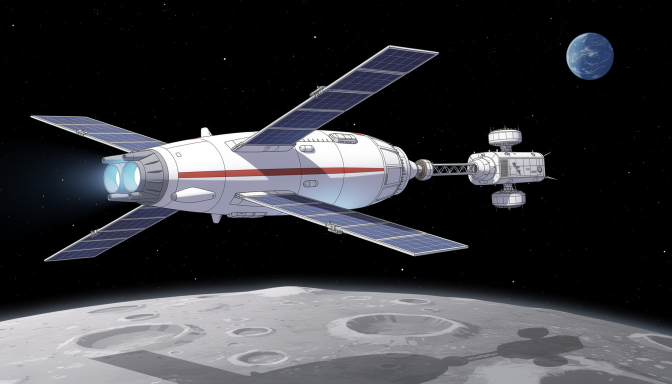
#> input picture assets/gen/ok_space_ship_0.jpg, 1344 x 768 px (shown at 1/2 size); the run also reads 1 picture not shown here
$ python _p8v3_sheet.py
#> lines starting #> are read from the running program, lines starting #| are printed output that depends on the picture
# -*- coding: utf-8 -*-
"""Лист Ивану: кадр p8 v3 — межпланетный корабль в сцепке со спускаемым модулем."""
import os
from PIL import Image, ImageDraw, ImageFont

HERE = os.path.dirname(os.path.abspath(__file__))
G = os.path.join(HERE, "assets", "gen")
S = os.path.join(HERE, "_sat")
os.makedirs(S, exist_ok=True)

try:
    f = ImageFont.truetype("/usr/share/fonts/truetype/dejavu/DejaVuSans-Bold.ttf", 26)
    fl = ImageFont.truetype("/usr/share/fonts/truetype/dejavu/DejaVuSans.ttf", 18)
except Exception:
    f = fl = ImageFont.load_default()

A = os.path.join(G, "prolog_p8v3_a__gpt-image-2_0.png")
B = os.path.join(G, "prolog_p8v3_b__gpt-image-2_0.png")
V2 = os.path.join(G, "prolog_p8v2_a__gpt-image-2_0.png")
REF = os.path.join(G, "ok_space_ship_0.jpg")

items = [
    ("референс из тизера — межпланетный корабль (дизайн берём отсюда)", REF),
    ("БЫЛО (v2) — только посадочный модуль", V2),
    ("A — корабль по диагонали в шахте, стык со спускаемым модулем ближе к верху", A),
    ("B — камера у воды: корпус уходит в темноту, модуль в сцепке", B),
]

cw, pad, top, lab = 1200, 16, 60, 30
first = Image.open(items[0][1])
#> first is the input picture: PIL image 1344x768 RGB; mean R, G, B 56.3, 56.7, 61
ch = int(round(cw * first.size[1] / first.size[0]))
#> ch = 686
W = cw + 2 * pad
H = top + len(items) * (ch + lab + pad) + pad
#> H = 3004
cv = Image.new("RGB", (W, H), (14, 16, 22))
d = ImageDraw.Draw(cv)
d.text((pad, 18), "Зарянка · кадр p8 v3 «гидролаборатория» — межпланетный корабль + модуль",
       fill=(240, 240, 245), font=f)
y = top
for labt, p in items:
    im = Image.open(p).convert("RGB").resize((cw, ch), Image.LANCZOS)
    cv.paste(im, (pad, y))
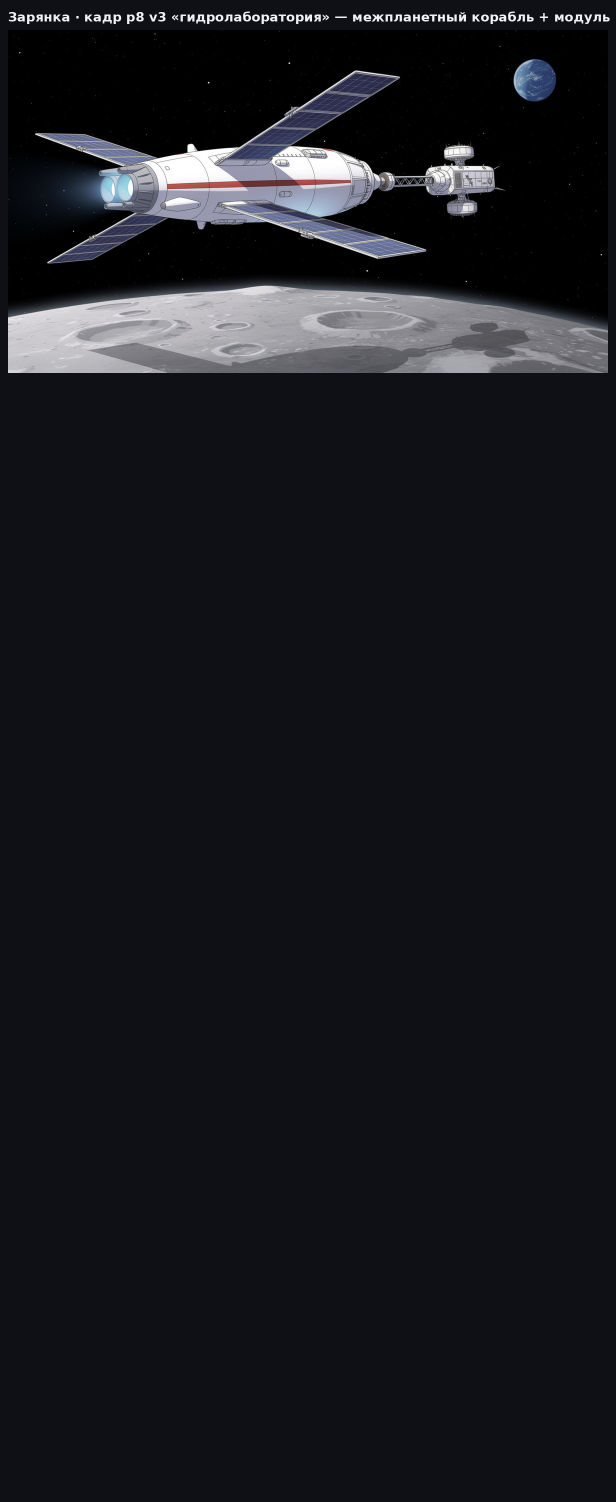
#> cv: PIL image 1232x3004 RGB (shown at 1/2 size); mean R, G, B 24, 25.6, 31.2
    d.rectangle([pad, y, pad + cw - 1, y + ch - 1], outline=(48, 52, 64))
    d.text((pad, y + ch + 6), labt, fill=(212, 216, 224), font=fl)
    y += ch + lab + pad
#> y = 792
#> pass 2 of the loop `for labt, p in items:`:
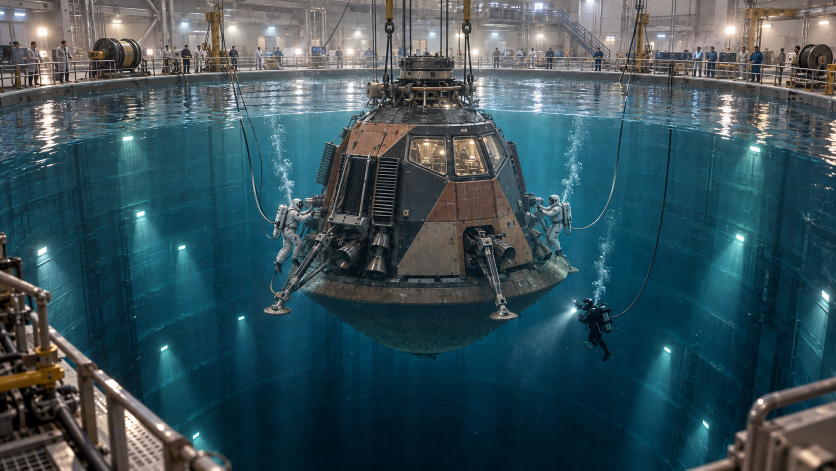
#> input picture assets/gen/prolog_p8v2_a__gpt-image-2_0.png, 1672 x 941 px (shown at 1/2 size)
#> pass 3 of the loop `for labt, p in items:`:
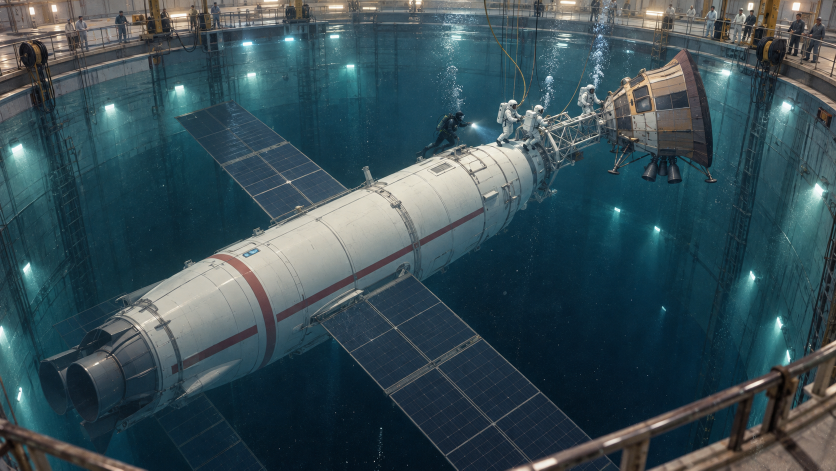
#> input picture assets/gen/prolog_p8v3_a__gpt-image-2_0.png, 1672 x 941 px (shown at 1/2 size)
#> `im = Image.open(p).convert("RGB").resize((cw, ch), Image.LANCZOS)`:
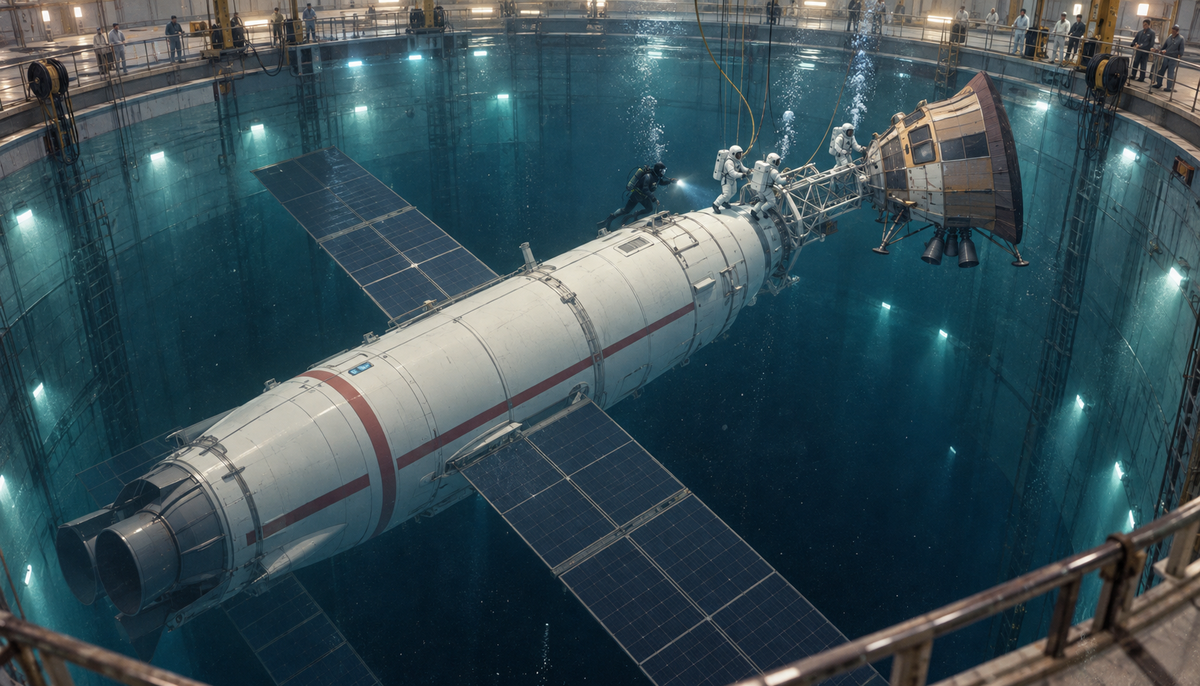
#> im: PIL image 1200x686 RGB; mean R, G, B 56.3, 77.6, 84.7
#> `cv.paste(im, (pad, y))`:
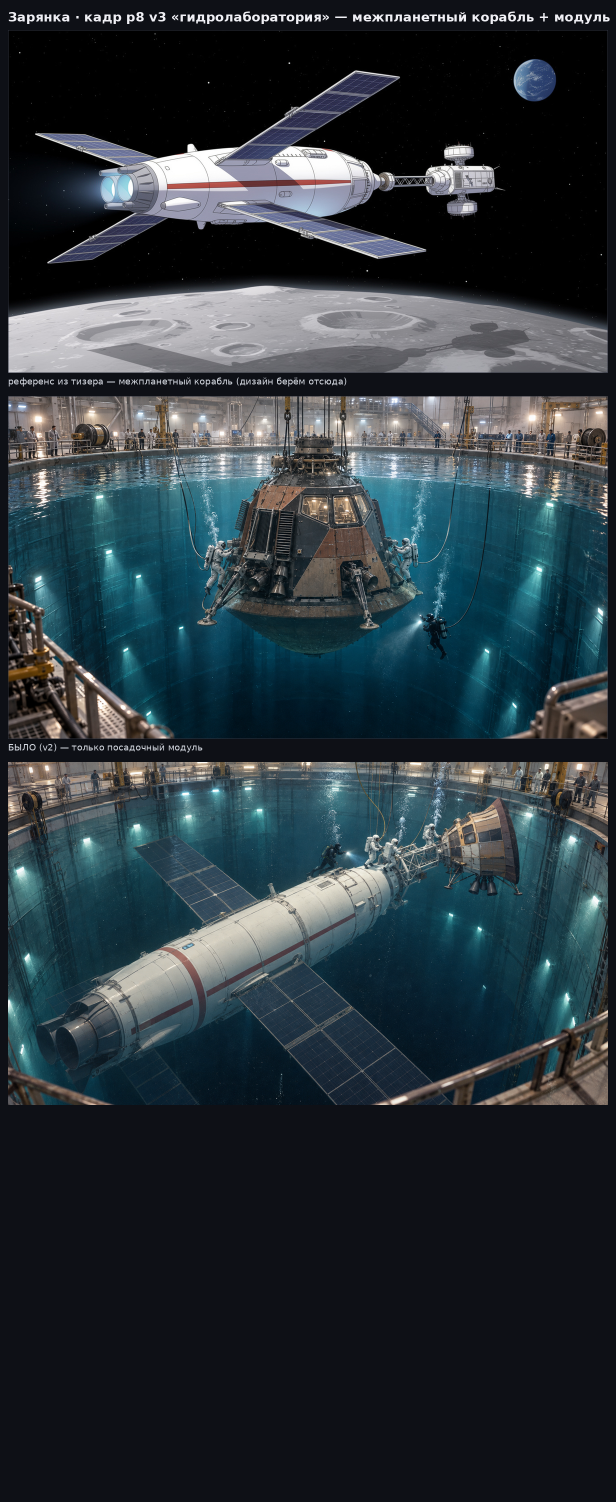
#> cv: PIL image 1232x3004 RGB (shown at 1/2 size); mean R, G, B 43, 53.9, 60.2
#> the loop made 4 passes; the first 3 are shown
out = os.path.join(S, "sheet_p8v3.png")
cv.save(out)
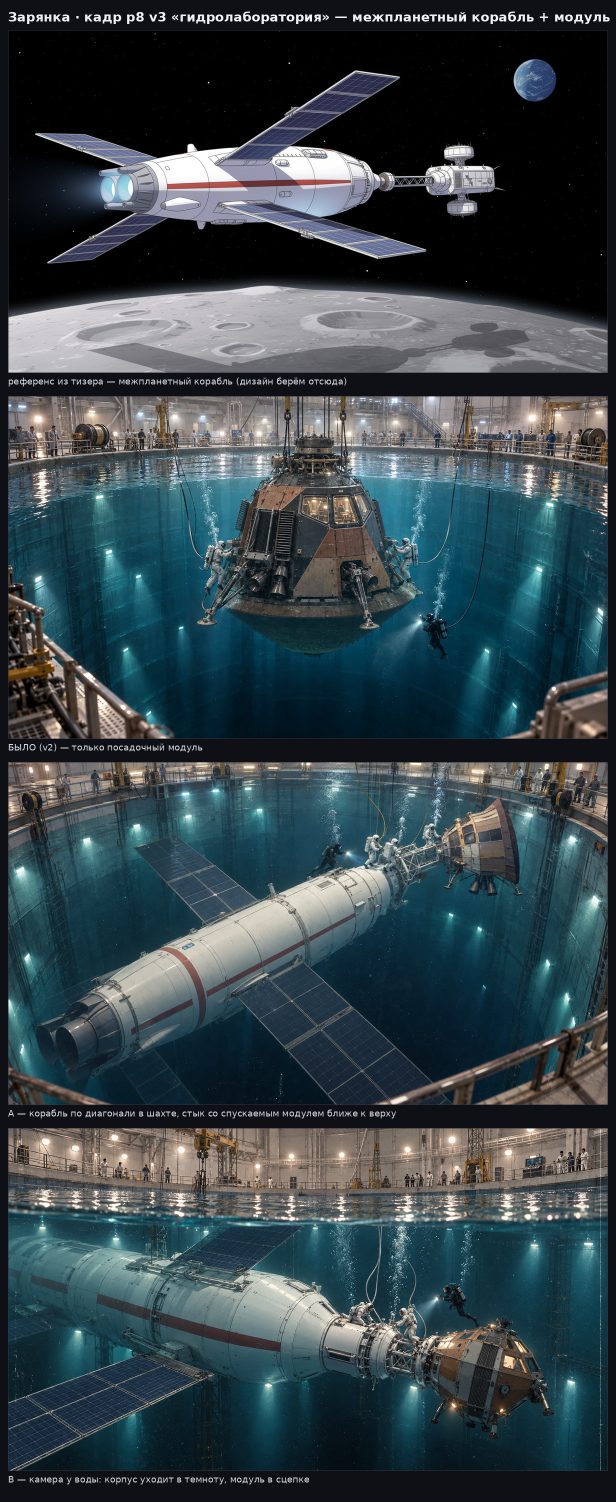
#> saved as sheet_p8v3.png: PIL image 1232x3004 RGB (shown at 1/2 size); mean R, G, B 54.3, 68.8, 74.6
print("saved", out, cv.size)
#| saved _sat/sheet_p8v3.png (1232, 3004)

# кропы стыковочного узла и корпуса в нативном разрешении (буквы/эмблемы + масштаб)
crops = []
for tag, p, box in (("A", A, (0.10, 0.10, 0.72, 0.85)),
                    ("B", B, (0.18, 0.35, 0.95, 0.99))):
    im = Image.open(p).convert("RGB")
#> im is the input picture: PIL image 1672x941 RGB; mean R, G, B 56.3, 77.6, 84.7
    w, h = im.size
#> w = 1672; h = 941
    crops.append((tag + " · натив", im.crop((int(w * box[0]), int(h * box[1]),
                                            int(w * box[2]), int(h * box[3])))))
#> pass 2 of the loop `for tag, p, box in (("A", A, (0.10, 0.10, 0.72, 0.85)),`:
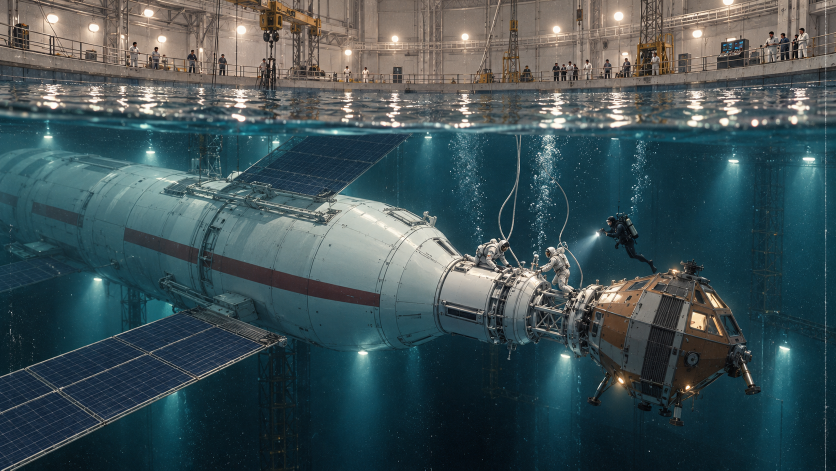
#> input picture assets/gen/prolog_p8v3_b__gpt-image-2_0.png, 1672 x 941 px (shown at 1/2 size)
#> im is the input picture: PIL image 1672x941 RGB; mean R, G, B 63.8, 81.7, 85.5

cw2 = 1150
H2 = top + sum(int(round(cw2 * c.size[1] / c.size[0])) + lab + pad for _, c in crops) + pad
#> H2 = 1489
cv2 = Image.new("RGB", (cw2 + 2 * pad, H2), (14, 16, 22))
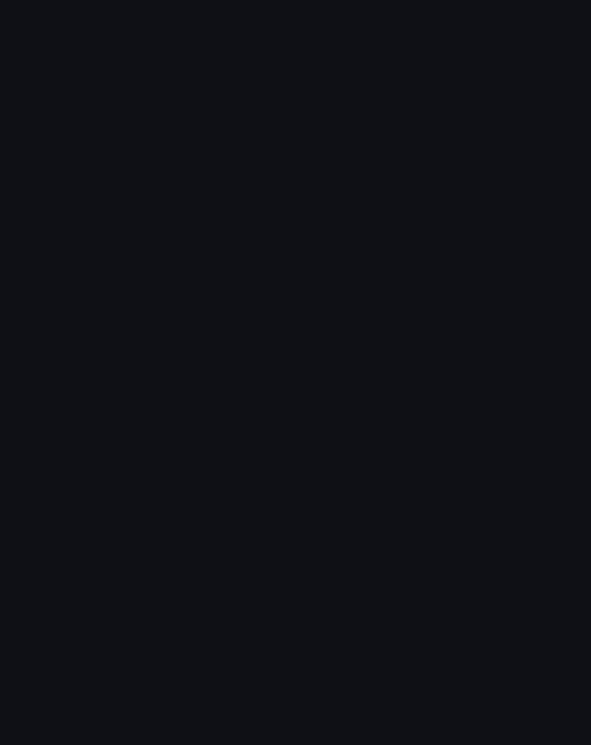
#> cv2: PIL image 1182x1489 RGB (shown at 1/2 size); mean R, G, B 14, 16, 22
d2 = ImageDraw.Draw(cv2)
d2.text((pad, 18), "p8 v3 · детали в нативном разрешении (буквы, стык, масштаб)",
        fill=(240, 240, 245), font=f)
y = top
for labt, c in crops:
    ch2 = int(round(cw2 * c.size[1] / c.size[0]))
    c = c.resize((cw2, ch2), Image.LANCZOS)
    cv2.paste(c, (pad, y))
    d2.rectangle([pad, y, pad + cw2 - 1, y + ch2 - 1], outline=(48, 52, 64))
    d2.text((pad, y + ch2 + 6), labt, fill=(212, 216, 224), font=fl)
    y += ch2 + lab + pad
#> this loop made 2 passes
#> (labt, ch2, y) on passes 1 to 2: ('A · натив', 783, 889), ('B · натив', 538, 1473)
#> pass 1, `c = c.resize((cw2, ch2), Image.LANCZOS)`:
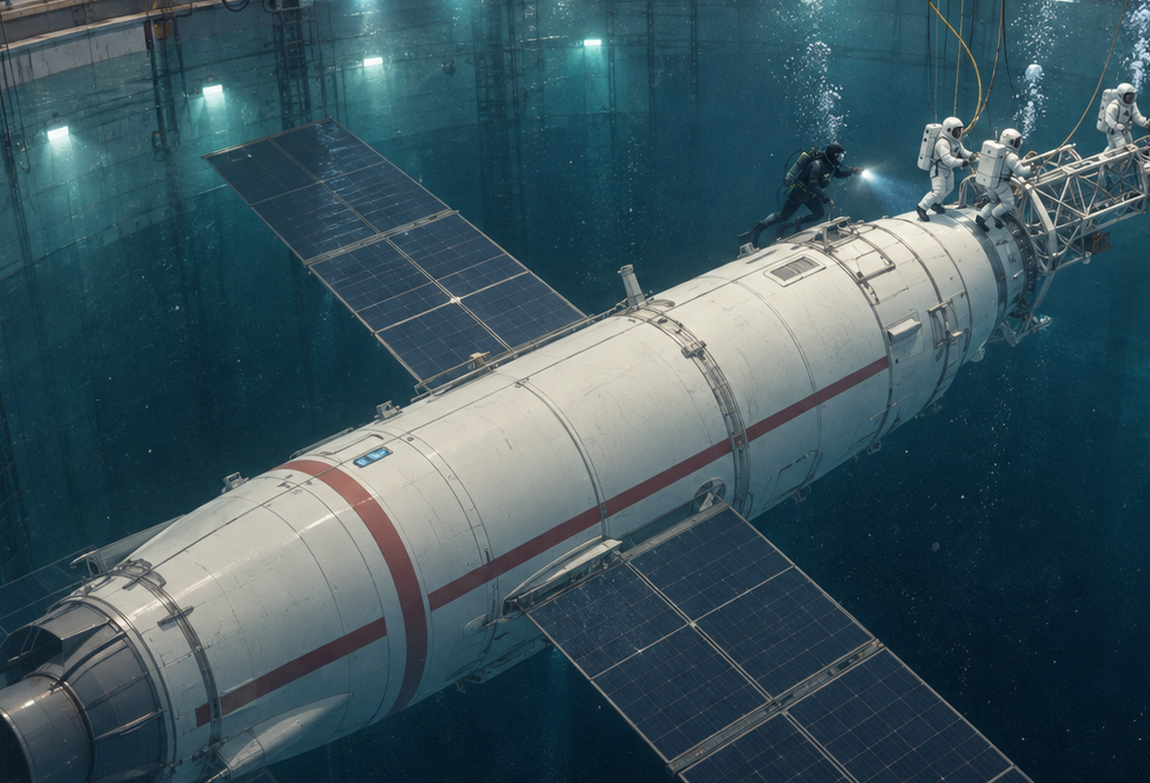
#> c: PIL image 1150x783 RGB; mean R, G, B 60.5, 84.6, 93.3
#> pass 2, `c = c.resize((cw2, ch2), Image.LANCZOS)`:
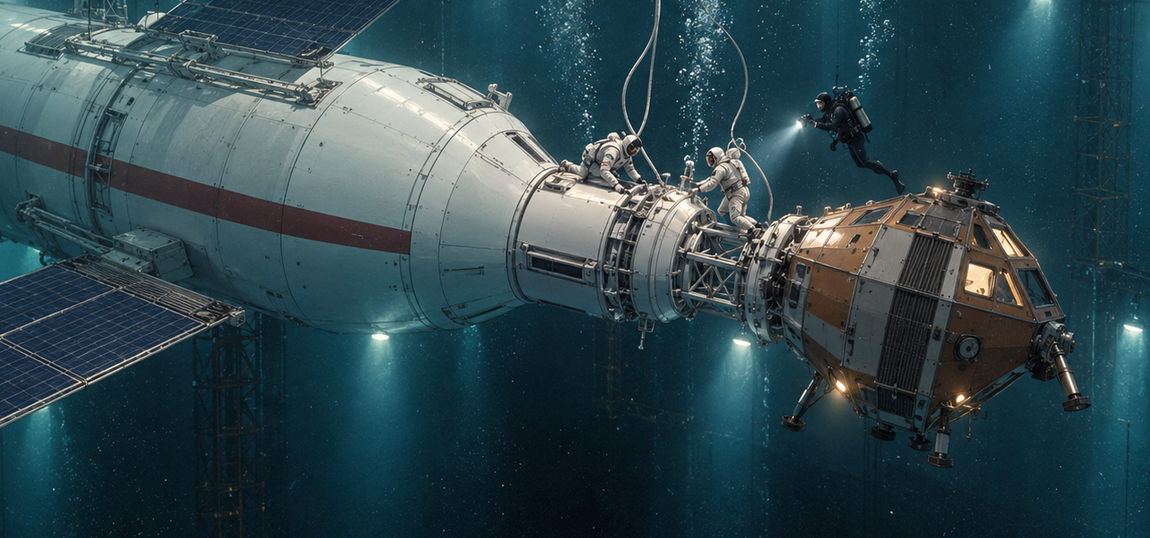
#> c: PIL image 1150x538 RGB; mean R, G, B 46.6, 70.7, 77.4
#> after the loop:
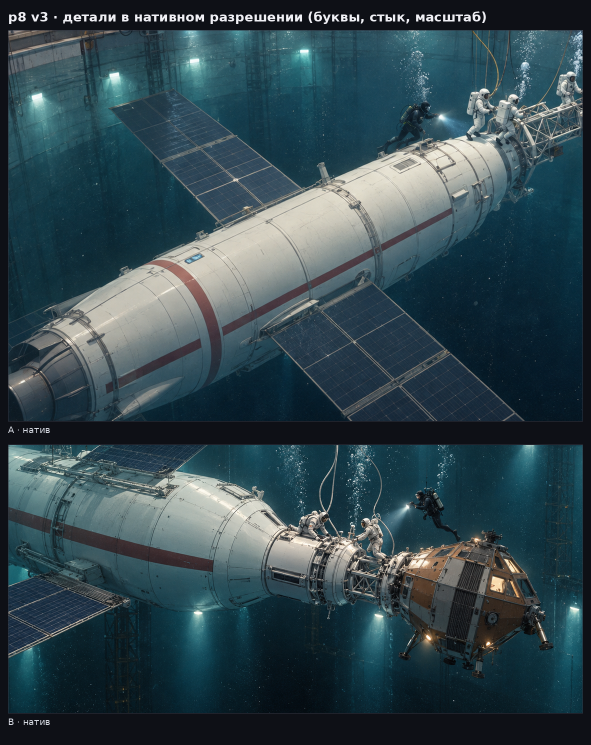
#> cv2: PIL image 1182x1489 RGB (shown at 1/2 size); mean R, G, B 50.3, 71.2, 78.9
#> after the loop, y = 1473
out2 = os.path.join(S, "sheet_p8v3_detail.png")
cv2.save(out2)
print("saved", out2, cv2.size)
#| saved _sat/sheet_p8v3_detail.png (1182, 1489)

for src, dst, w2 in ((out, "sheet_p8v3_small.jpg", 900),
                     (out2, "sheet_p8v3_detail_small.jpg", 900)):
    im = Image.open(src).convert("RGB")
    im = im.resize((w2, int(round(w2 * im.size[1] / im.size[0]))), Image.LANCZOS)
#> im: PIL image 900x2194 RGB
    p = os.path.join(S, dst)
    im.save(p, quality=88)
    print("saved", p, im.size)
#| saved _sat/sheet_p8v3_small.jpg (900, 2194)
#> pass 2 of the loop `for src, dst, w2 in ((out, "sheet_p8v3_small.jpg", 900),`:
#> `im = im.resize((w2, int(round(w2 * im.size[1] / im.size[0]))), Image.L..`:
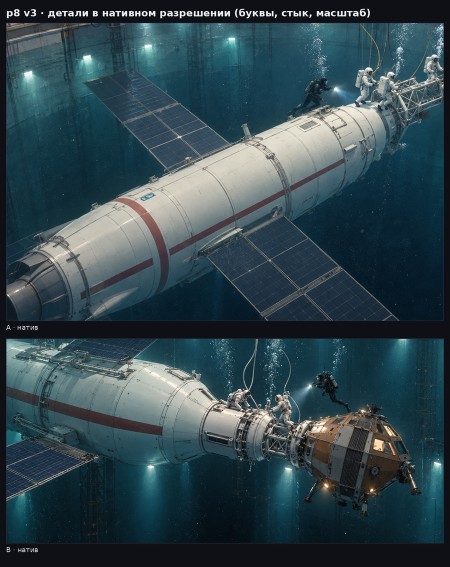
#> im: PIL image 900x1134 RGB (shown at 1/2 size); mean R, G, B 50.3, 71.2, 78.9
#| saved _sat/sheet_p8v3_detail_small.jpg (900, 1134)
